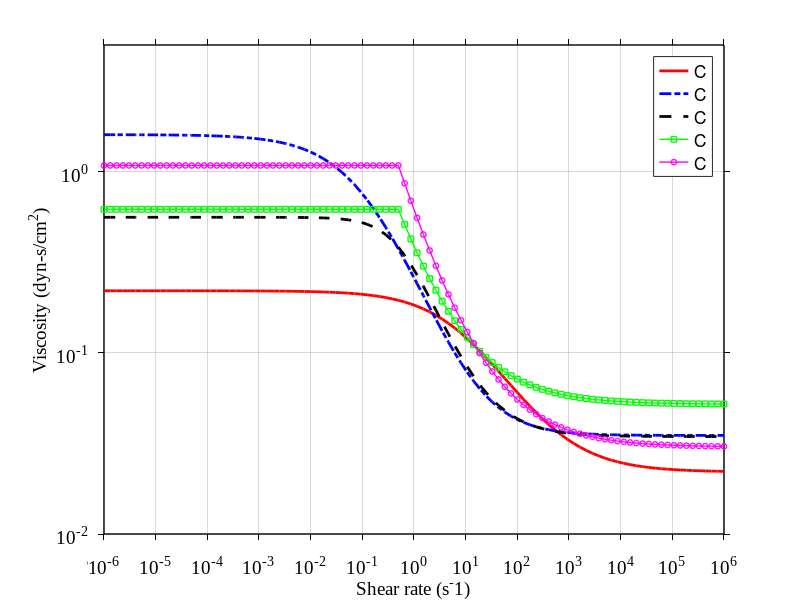

Reproduce this figure in MATLAB. (Note: this script raises an error after producing the figure.)
clear all; clc; close all;

ns = 100;
sr = logspace(-6, 6, ns)';
mu = zeros(ns,5);
mu_x = zeros(ns,5);

% Carreau-Yasuda model
mu_i = [0.022, 0.035, 0.0345]';
mu_o = [0.22, 1.6, 0.56]';
lam = [0.11, 8.2, 1.902]';
a = [0.644, 0.64, 1.25]';
n = [0.392, 0.2128, 0.22]';

% Cassons model
mu_i(4) = 0.22803;
mu_i(5) = 0.1739;

mu_o(4) = 0.3953;
mu_o(5) = 0.6125;

strL = ["CY (a)"; "CY (b)"; "CY (c)"; "Cass (a)"; "Cass (b)"];
for i=1:ns
    for j=1:5
        if j<=3
            mu(i,j) = mu_i(j) + (mu_o(j)-mu_i(j))*...
                (1+(lam(j)*sr(i))^a(j))^((n(j)-1)/a(j));
            mu_x(i,j) = (mu_o(j)-mu_i(j))*(n(j)-1)*(lam(j)^a(j))*...
                (sr(i)^(a(j)-1))*(1+(lam(j)*sr(i))^a(j))^((n(j)-1)/a(j)-1);
        else
            if (sr(i) < 0.5)
                s = 0.5;
            else
                s = sr(i);
            end
            mu(i,j) = (mu_o(j)/sqrt(s) + mu_i(j))^2;
            mu_x(i,j) = 2*mu_o(j)*(s^(-1.5))*(mu_o(j)/sqrt(s) + mu_i(j));
        end
    end
end

fid = fopen('visc_nonNewt.dat','w');
fprintf(fid,'Variables=s, CYa, CYb, CYc, Cassa, Cassb\n');
for i=1:ns
    fprintf(fid,'%.9f', sr(i));
    for j=1:5
        fprintf(fid,'   %.9f', mu(i,j));
    end
    fprintf(fid,'\n');
end
fclose(fid);


%% Make plot

titleFont = 14;
axesFont  = 14;
fontName  = "TimesNewRoman";

figure('units','normalized','outerposition',[0.05 0.3 0.35 0.45]);
    plot(sr, mu(:,1), 'r-', 'Linewidth', 2.0, ...
        'DisplayName', strL(1));
    hold on;
    plot(sr, mu(:,2), 'b-.', 'Linewidth', 2.0, ...
        'DisplayName', strL(2));
    plot(sr, mu(:,3), 'k--', 'Linewidth', 2.0, ...
        'DisplayName', strL(3));
    plot(sr, mu(:,4), 'g-s', 'Linewidth', 1.0, ...
        'MarkerSize', 4, 'DisplayName', strL(4));
    plot(sr, mu(:,5), 'm-o', 'Linewidth', 1.0, ...
        'MarkerSize', 4, 'DisplayName', strL(5));
    hold off;

    set(gca, 'FontName', fontName, 'FontSize',...
        axesFont, 'LineWidth', 1);
    xlim([1e-6 1e6]);
    ylim([0.01 5]);
    set(gca, 'XScale', 'log', 'YScale', 'log');
    set( gca, 'Box', 'on', 'TickDir'     , 'out', ...
        'TickLength'  , [.01 .01], ...
        'YGrid'       , 'on', ...
        'XGrid'       , 'on', ...
        'XColor'      , [0 0 0 ], ...
        'YColor'      , [0 0 0 ], ...
        'LineWidth'   , 1.0);
    xlabel('Shear rate (s^-1)', 'FontSize', axesFont);
    ylabel('Viscosity (dyn-s/cm^2)', 'FontSize', axesFont);

    lgd = legend;
    lgd.FontSize = axesFont;
    lgd.Location = 'northeast';
    lgd.Orientation = 'vertical';
    lgd.EdgeColor = 'w';
    legend('boxon');


